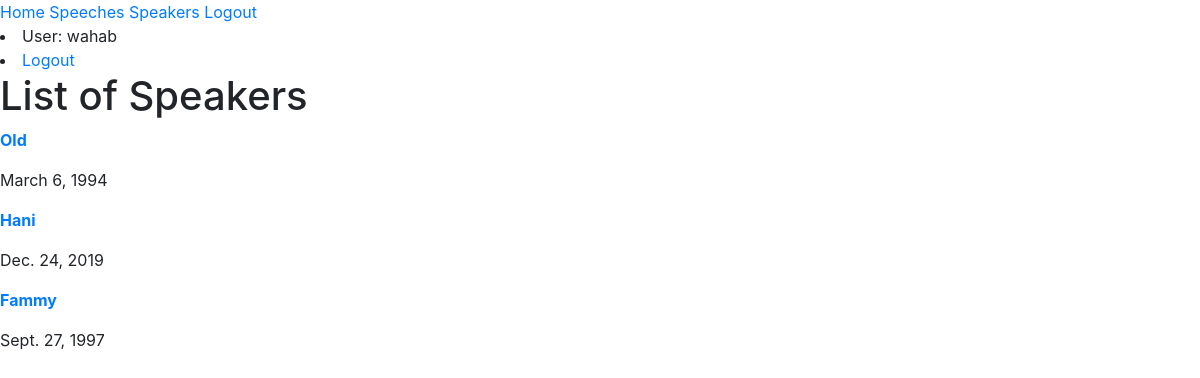
The app's page /speeches/speaker (signed in) with its own data.
### speeches/models.py (models this page shows, shortened)
class Speaker(models.Model):
    first_name = models.CharField(max_length=64)
    last_name = models.CharField(max_length=64)
    date_of_birth = models.DateField(null=True, blank=True)
    Bio = models.TextField(max_length=350, null=True, blank=True, help_text='Enter speaker biography')
    class Meta:
        ordering = ['last_name', 'first_name']

### speeches/views.py (the view)
# urls.py: path("speaker", views.speaker, name="speaker"),
def speaker(request):
    context = {
        "speaker" : Speaker.objects.all()
    }
    return render(request, "Speeches/speaker.html", context)

### speeches/templates/speeches/speaker.html
{% extends "speeches/layout.html" %}
{% load static %}
    {% block body %}
        <h1>List of Speakers</h1>
        {% for speech in speaker  %}
        <div>
            <p> <a href="{{ book.get_absolute_url }}"><strong>{{ speech.first_name}}</strong> </a></p>
            <p>{{speech.date_of_birth}}</p>
            </div>
        {% endfor %}
    {% endblock %}

### speeches/templates/speeches/layout.html (shortened to what this page needs)
{% load static %}
<!DOCTYPE html>
<html lang="en">
    <head>
        <link href="{% static 'speeches/styles.css' %}" rel="stylesheet">
        <link rel="stylesheet" href="https://cdn.jsdelivr.net/npm/bootstrap@4.5.3/dist/css/bootstrap.min.css">
    </head>
    <body>
    <div class="sidenav">
        <a href="{% url 'speeches:index' %}">Home</a>
        <a href="{% url 'speeches:speech' %}">Speeches</a>
        <a href="{% url 'speeches:speaker' %}">Speakers</a>
        <a href="{% url 'logout'%}">Logout</a>
    </div>
    {% if user.is_authenticated %}
    <li>User: {{ user.get_username }}</li>
    <li><a href="{% url 'logout'%}?next={{request.path}}">Logout</a></li>
  {% else %}
    <li><a href="{% url 'login'%}?next={{request.path}}">Login</a></li>
  {% endif %}
    <div class="body">
        {% block body %}
        {% endblock %}
    </div>
    </body>
</html>

### records on screen
Speaker: first_name "Old", date_of_birth "March 6, 1994"
Speaker: first_name "Hani", date_of_birth "Dec. 24, 2019"
Speaker: first_name "Fammy", date_of_birth "Sept. 27, 1997"

### other values on screen
{{ user.get_username }} "wahab"
